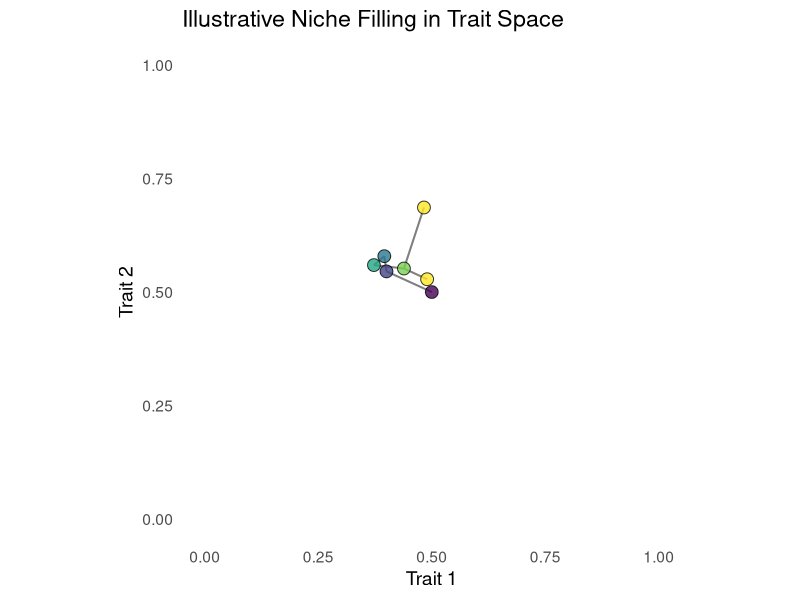

This chart was generated by the following R code:
library(ggplot2)
library(dplyr)

# Start with root species at center
species <- data.frame(
  id = 1,
  parent = NA,
  x = 0.5,
  y = 0.5,
  gen = 0
)

# Parameters
n_generations <- 5
branching_prob <- 0.5
step_sd <- 0.06
next_id <- 2

for (g in 1:n_generations) {
  current_gen <- species %>% filter(gen == g - 1)
  for (i in 1:nrow(current_gen)) {
    n_offspring <- 1 + rbinom(1, 1, branching_prob)
    for (k in 1:n_offspring) {
      new_x <- current_gen$x[i] + rnorm(1, 0, step_sd)
      new_y <- current_gen$y[i] + rnorm(1, 0, step_sd)
      species <- rbind(
        species,
        data.frame(
          id = next_id,
          parent = current_gen$id[i],
          x = new_x,
          y = new_y,
          gen = g
        )
      )
      next_id <- next_id + 1
    }
  }
}


# Create edges
edges <- species %>%
  filter(!is.na(parent)) %>%
  left_join(species, by = c("parent" = "id"), suffix = c("", ".parent"))

# Plot
ggplot() +
  # background
  theme_minimal(base_size = 14) +
  coord_fixed(xlim = c(0,1), ylim = c(0,1)) +
  
  # edges
  geom_segment(
    data = edges,
    aes(x = x.parent, y = y.parent, xend = x, yend = y),
    color = "grey50",
    size = 0.7
  ) +
  
  # nodes
  geom_point(
    data = species,
    aes(x = x, y = y, fill = factor(gen)),
    shape = 21, color = "black", size = 4, alpha = 0.8
  ) +
  
  # styling
  scale_fill_viridis_d(name = "Generation") +
  labs(
    title = "Illustrative Niche Filling in Trait Space",
    x = "Trait 1",
    y = "Trait 2"
  ) +
  theme(
    legend.position = "none",
    panel.grid = element_blank()
  )
